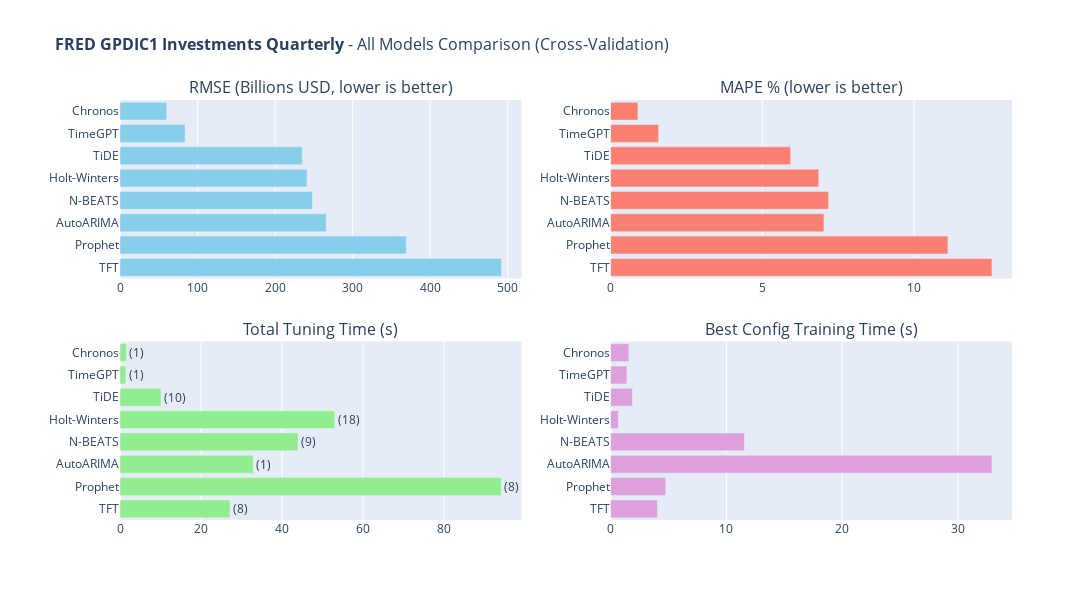

Notebook cell for this chart:
### Code cell
# 11. All Models Comparison (Interactive)
#
# Summary comparison of all models based on cross-validation metrics.

def create_all_models_comparison(results_dataframe, dataset_name, value_unit=None):
    """
    Create interactive bar chart comparison of all models.
    
    Args:
        results_dataframe: DataFrame with model results
        dataset_name: Name for the plot title
        value_unit: Unit label for RMSE axis (e.g., 'Billions USD')
    
    Returns:
        Plotly Figure object
    """
    rmse_title = f'RMSE ({value_unit}, lower is better)' if value_unit else 'RMSE (lower is better)'
    
    fig = make_subplots(
        rows=2, cols=2,
        subplot_titles=[
            rmse_title, 
            'MAPE % (lower is better)', 
            'Total Tuning Time (s)', 
            'Best Config Training Time (s)'
        ],
        vertical_spacing=0.15, horizontal_spacing=0.1
    )
    
    models = results_dataframe['Model'].tolist()
    
    fig.add_trace(go.Bar(
        y=models, x=results_dataframe['RMSE'], orientation='h',
        marker_color='skyblue', 
        hovertemplate='<b>%{y}</b><br>RMSE: %{x:.2f}<extra></extra>'
    ), row=1, col=1)
    
    fig.add_trace(go.Bar(
        y=models, x=results_dataframe['MAPE'], orientation='h',
        marker_color='salmon', 
        hovertemplate='<b>%{y}</b><br>MAPE: %{x:.2f}%<extra></extra>'
    ), row=1, col=2)
    
    fig.add_trace(go.Bar(
        y=models, x=results_dataframe['Tuning Time (s)'], orientation='h',
        marker_color='lightgreen', 
        text=[f"({c})" for c in results_dataframe['Combinations']],
        textposition='outside', 
        hovertemplate='<b>%{y}</b><br>Time: %{x:.2f}s<extra></extra>'
    ), row=2, col=1)
    
    fig.add_trace(go.Bar(
        y=models, x=results_dataframe['Best Config Time (s)'], orientation='h',
        marker_color='plum', 
        hovertemplate='<b>%{y}</b><br>Time: %{x:.2f}s<extra></extra>'
    ), row=2, col=2)
    
    fig.update_layout(
        title=dict(text=f'<b>{dataset_name}</b> - All Models Comparison (Cross-Validation)', font=dict(size=16)),
        width=1700, height=600, showlegend=False, margin=dict(l=120)
    )
    
    for i in range(1, 3):
        for j in range(1, 3):
            fig.update_yaxes(autorange='reversed', row=i, col=j)
    return fig

if 'results_df' in dir() and not results_df.empty:
    fig_comparison = create_all_models_comparison(
        results_df, DATASET_CONFIG['name'],
        value_unit=DATASET_CONFIG.get('value_unit')
    )
    fig_comparison.show()

### Figure 1 — Plotly figure (JSON) as saved in the notebook; plotly's stock layout.template omitted (floating-point values rounded to 4 significant figures)
{"data": [{"hovertemplate": "<b>%{y}</b><br>RMSE: %{x:.2f}<extra></extra>", "marker": {"color": "skyblue"}, "orientation": "h", "type": "bar", "x": [60.2, 83.94, 235.1, 241.2, 248.3, 265.9, 369.2, 491.8], "xaxis": "x", "y": ["Chronos", "TimeGPT", "TiDE", "Holt-Winters", "N-BEATS", "AutoARIMA", "Prophet", "TFT"], "yaxis": "y"}, {"hovertemplate": "<b>%{y}</b><br>MAPE: %{x:.2f}%<extra></extra>", "marker": {"color": "salmon"}, "orientation": "h", "type": "bar", "x": [0.8992, 1.582, 5.933, 6.858, 7.184, 7.029, 11.11, 12.57], "xaxis": "x2", "y": ["Chronos", "TimeGPT", "TiDE", "Holt-Winters", "N-BEATS", "AutoARIMA", "Prophet", "TFT"], "yaxis": "y2"}, {"hovertemplate": "<b>%{y}</b><br>Time: %{x:.2f}s<extra></extra>", "marker": {"color": "lightgreen"}, "orientation": "h", "text": ["(1)", "(1)", "(10)", "(18)", "(9)", "(1)", "(8)", "(8)"], "textposition": "outside", "type": "bar", "x": [1.572, 1.414, 10.13, 53.02, 43.97, 32.94, 94.18, 27.15], "xaxis": "x3", "y": ["Chronos", "TimeGPT", "TiDE", "Holt-Winters", "N-BEATS", "AutoARIMA", "Prophet", "TFT"], "yaxis": "y3"}, {"hovertemplate": "<b>%{y}</b><br>Time: %{x:.2f}s<extra></extra>", "marker": {"color": "plum"}, "orientation": "h", "type": "bar", "x": [1.572, 1.414, 1.879, 0.6701, 11.56, 32.94, 4.757, 4.045], "xaxis": "x4", "y": ["Chronos", "TimeGPT", "TiDE", "Holt-Winters", "N-BEATS", "AutoARIMA", "Prophet", "TFT"], "yaxis": "y4"}], "layout": {"annotations": [{"font": {"size": 16}, "showarrow": false, "text": "RMSE (Billions USD, lower is better)", "x": 0.225, "xanchor": "center", "xref": "paper", "y": 1, "yanchor": "bottom", "yref": "paper"}, {"font": {"size": 16}, "showarrow": false, "text": "MAPE % (lower is better)", "x": 0.775, "xanchor": "center", "xref": "paper", "y": 1, "yanchor": "bottom", "yref": "paper"}, {"font": {"size": 16}, "showarrow": false, "text": "Total Tuning Time (s)", "x": 0.225, "xanchor": "center", "xref": "paper", "y": 0.425, "yanchor": "bottom", "yref": "paper"}, {"font": {"size": 16}, "showarrow": false, "text": "Best Config Training Time (s)", "x": 0.775, "xanchor": "center", "xref": "paper", "y": 0.425, "yanchor": "bottom", "yref": "paper"}], "height": 600, "margin": {"l": 120}, "showlegend": false, "title": {"font": {"size": 16}, "text": "<b>FRED GPDIC1 Investments Quarterly</b> - All Models Comparison (Cross-Validation)"}, "width": 1700, "xaxis": {"anchor": "y", "domain": [0, 0.45]}, "xaxis2": {"anchor": "y2", "domain": [0.55, 1]}, "xaxis3": {"anchor": "y3", "domain": [0, 0.45]}, "xaxis4": {"anchor": "y4", "domain": [0.55, 1]}, "yaxis": {"anchor": "x", "autorange": "reversed", "domain": [0.575, 1]}, "yaxis2": {"anchor": "x2", "autorange": "reversed", "domain": [0.575, 1]}, "yaxis3": {"anchor": "x3", "autorange": "reversed", "domain": [0, 0.425]}, "yaxis4": {"anchor": "x4", "autorange": "reversed", "domain": [0, 0.425]}}}
